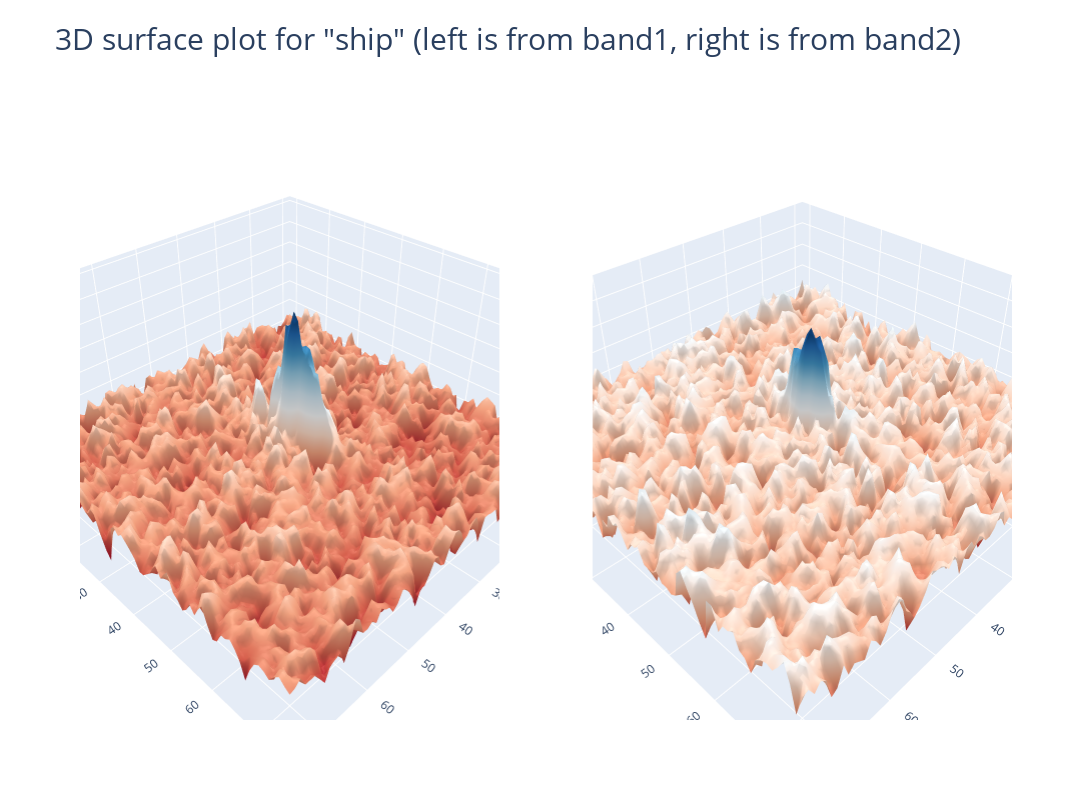

Notebook code cell kept with this figure:
### Code cell
num = 0
label = 'iceberg' if (df['is_iceberg'].values[num] == 1) else'ship'
plot_contour_2d(X_band_1[num,:,:], X_band_2[num,:,:], label)

### Figure 1 — Plotly figure (JSON) as saved in the notebook; plotly's stock layout.template omitted (floating-point values rounded to 4 significant figures; data arrays with more than 128 entries replaced by an {"elided": "..."} marker saying what was removed)
{"data": [{"colorscale": [[0, "rgb(103,0,31)"], [0.1, "rgb(178,24,43)"], [0.2, "rgb(214,96,77)"], [0.3, "rgb(244,165,130)"], [0.4, "rgb(253,219,199)"], [0.5, "rgb(247,247,247)"], [0.6, "rgb(209,229,240)"], [0.7, "rgb(146,197,222)"], [0.8, "rgb(67,147,195)"], [0.9, "rgb(33,102,172)"], [1, "rgb(5,48,97)"]], "scene": "scene", "showscale": false, "type": "surface", "z": {"elided": "75x75 float values"}}, {"colorscale": [[0, "rgb(103,0,31)"], [0.1, "rgb(178,24,43)"], [0.2, "rgb(214,96,77)"], [0.3, "rgb(244,165,130)"], [0.4, "rgb(253,219,199)"], [0.5, "rgb(247,247,247)"], [0.6, "rgb(209,229,240)"], [0.7, "rgb(146,197,222)"], [0.8, "rgb(67,147,195)"], [0.9, "rgb(33,102,172)"], [1, "rgb(5,48,97)"]], "scene": "scene2", "showscale": false, "type": "surface", "z": {"elided": "75x75 float values"}}], "layout": {"height": 800, "scene": {"domain": {"x": [0, 0.45], "y": [0, 1]}}, "scene2": {"domain": {"x": [0.55, 1], "y": [0, 1]}}, "title": {"font": {"size": 30}, "text": "3D surface plot for \"ship\" (left is from band1, right is from band2)"}, "width": 1200}}
